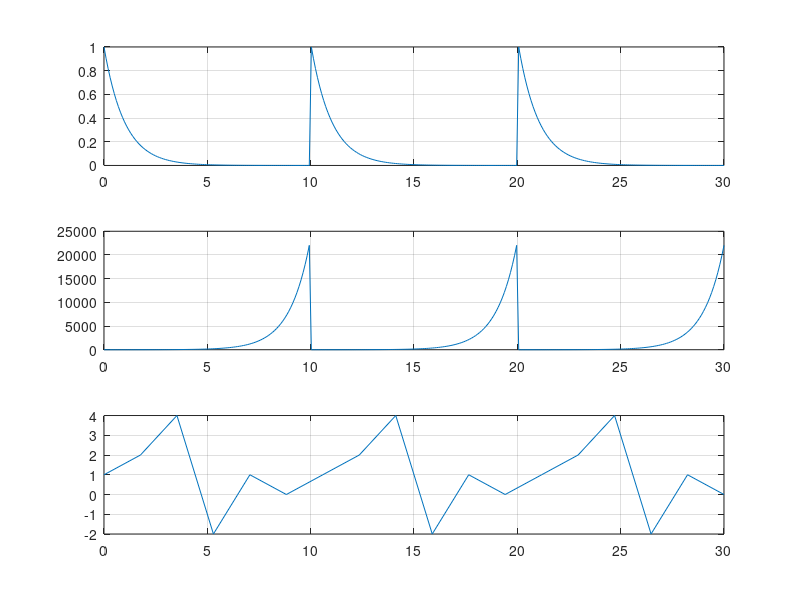

The MATLAB script that drew this image:
% Example 1.28 (B)

N = 3;
t = 0 : 0.1 : 10;
x = exp(-t);
y = repmat(x, 1, N);
ty=linspace(0,10*N,length(y));
subplot(311); plot(ty, y); grid on


N = 3;
t = 0 : 0.1 : 10;
x = exp(t);
y = repmat(x, 1, N);
ty=linspace(0,10*N,length(y));
subplot(312); plot(ty, y); grid on


N = 3;
x = [1 2 4 -2 1 0];
y = repmat(x, 1, N);
ty=linspace(0,10*N,length(y));
subplot(313); plot(ty, y); grid on


